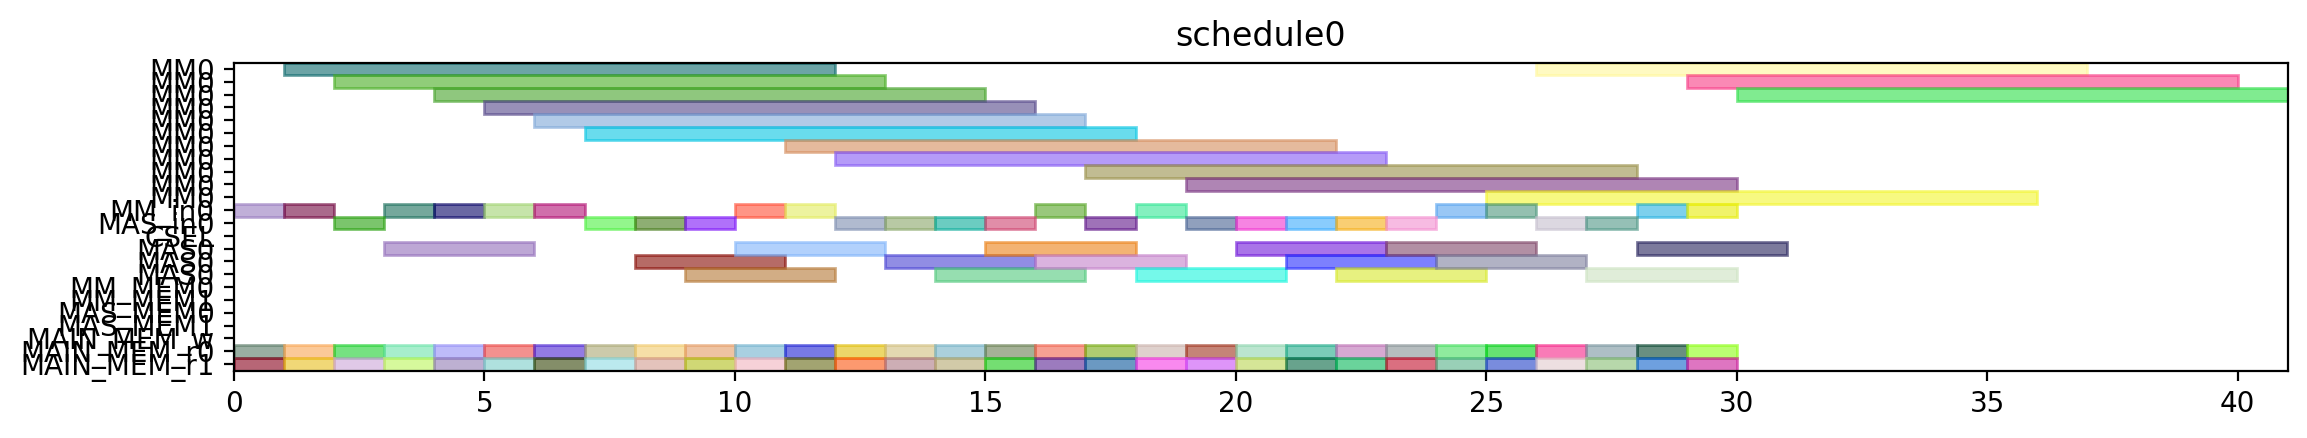

This chart was generated by the following Python code:
from pyschedule import Scenario, solvers, plotters, alt


def solve():
	horizon = 120
	S = Scenario("schedule0", horizon=horizon)

	# resource
	MM = S.Resources('MM', num=1, size=11)
	MM_in = S.Resources('MM_in', num=1)
	MAS_in = S.Resources('MAS_in', num=1)
	CSEL = S.Resource('CSEL')
	MAS = S.Resources('MAS', num=1, size=3, periods=range(1, horizon))
	MM_MEM = S.Resources('MM_MEM', num=2)
	MAS_MEM = S.Resources('MAS_MEM', num=2)
	MAIN_MEM_w = S.Resource('MAIN_MEM_w', size=1)
	MAIN_MEM_r = S.Resources('MAIN_MEM_r', num=2)

	# result of previous scheduling

	# new tasks
	r1_t0 = S.Task('r1_t0', length=11, delay_cost=1)
	r1_t0 += alt(MM)
	r1_t0_in = S.Task('r1_t0_in', length=1, delay_cost=1)
	r1_t0_in += alt(MM_in)
	S += r1_t0_in*MM_in[0]<=r1_t0*MM[0]
	r1_t0_mem0 = S.Task('r1_t0_mem0', length=1, delay_cost=1)
	r1_t0_mem0 += MAIN_MEM_r[0]
	S += r1_t0_mem0 <= r1_t0

	r1_t0_mem1 = S.Task('r1_t0_mem1', length=1, delay_cost=1)
	r1_t0_mem1 += MAIN_MEM_r[1]
	S += r1_t0_mem1 <= r1_t0

	r1_t1 = S.Task('r1_t1', length=11, delay_cost=1)
	r1_t1 += alt(MM)
	r1_t1_in = S.Task('r1_t1_in', length=1, delay_cost=1)
	r1_t1_in += alt(MM_in)
	S += r1_t1_in*MM_in[0]<=r1_t1*MM[0]
	r1_t1_mem0 = S.Task('r1_t1_mem0', length=1, delay_cost=1)
	r1_t1_mem0 += MAIN_MEM_r[0]
	S += r1_t1_mem0 <= r1_t1

	r1_t1_mem1 = S.Task('r1_t1_mem1', length=1, delay_cost=1)
	r1_t1_mem1 += MAIN_MEM_r[1]
	S += r1_t1_mem1 <= r1_t1

	r1_t2 = S.Task('r1_t2', length=3, delay_cost=1)
	r1_t2 += alt(MAS)
	r1_t2_in = S.Task('r1_t2_in', length=1, delay_cost=1)
	r1_t2_in += alt(MAS_in)
	S += r1_t2_in*MAS_in[0]<=r1_t2*MAS[0]

	r1_t2_mem0 = S.Task('r1_t2_mem0', length=1, delay_cost=1)
	r1_t2_mem0 += MAIN_MEM_r[0]
	S += r1_t2_mem0 <= r1_t2

	r1_t2_mem1 = S.Task('r1_t2_mem1', length=1, delay_cost=1)
	r1_t2_mem1 += MAIN_MEM_r[1]
	S += r1_t2_mem1 <= r1_t2

	r1_t3 = S.Task('r1_t3', length=3, delay_cost=1)
	r1_t3 += alt(MAS)
	r1_t3_in = S.Task('r1_t3_in', length=1, delay_cost=1)
	r1_t3_in += alt(MAS_in)
	S += r1_t3_in*MAS_in[0]<=r1_t3*MAS[0]

	r1_t3_mem0 = S.Task('r1_t3_mem0', length=1, delay_cost=1)
	r1_t3_mem0 += MAIN_MEM_r[0]
	S += r1_t3_mem0 <= r1_t3

	r1_t3_mem1 = S.Task('r1_t3_mem1', length=1, delay_cost=1)
	r1_t3_mem1 += MAIN_MEM_r[1]
	S += r1_t3_mem1 <= r1_t3

	r3_t0 = S.Task('r3_t0', length=11, delay_cost=1)
	r3_t0 += alt(MM)
	r3_t0_in = S.Task('r3_t0_in', length=1, delay_cost=1)
	r3_t0_in += alt(MM_in)
	S += r3_t0_in*MM_in[0]<=r3_t0*MM[0]
	r3_t0_mem0 = S.Task('r3_t0_mem0', length=1, delay_cost=1)
	r3_t0_mem0 += MAIN_MEM_r[0]
	S += r3_t0_mem0 <= r3_t0

	r3_t0_mem1 = S.Task('r3_t0_mem1', length=1, delay_cost=1)
	r3_t0_mem1 += MAIN_MEM_r[1]
	S += r3_t0_mem1 <= r3_t0

	r3_t1 = S.Task('r3_t1', length=11, delay_cost=1)
	r3_t1 += alt(MM)
	r3_t1_in = S.Task('r3_t1_in', length=1, delay_cost=1)
	r3_t1_in += alt(MM_in)
	S += r3_t1_in*MM_in[0]<=r3_t1*MM[0]
	r3_t1_mem0 = S.Task('r3_t1_mem0', length=1, delay_cost=1)
	r3_t1_mem0 += MAIN_MEM_r[0]
	S += r3_t1_mem0 <= r3_t1

	r3_t1_mem1 = S.Task('r3_t1_mem1', length=1, delay_cost=1)
	r3_t1_mem1 += MAIN_MEM_r[1]
	S += r3_t1_mem1 <= r3_t1

	r3_t2 = S.Task('r3_t2', length=3, delay_cost=1)
	r3_t2 += alt(MAS)
	r3_t2_in = S.Task('r3_t2_in', length=1, delay_cost=1)
	r3_t2_in += alt(MAS_in)
	S += r3_t2_in*MAS_in[0]<=r3_t2*MAS[0]

	r3_t2_mem0 = S.Task('r3_t2_mem0', length=1, delay_cost=1)
	r3_t2_mem0 += MAIN_MEM_r[0]
	S += r3_t2_mem0 <= r3_t2

	r3_t2_mem1 = S.Task('r3_t2_mem1', length=1, delay_cost=1)
	r3_t2_mem1 += MAIN_MEM_r[1]
	S += r3_t2_mem1 <= r3_t2

	r3_t3 = S.Task('r3_t3', length=3, delay_cost=1)
	r3_t3 += alt(MAS)
	r3_t3_in = S.Task('r3_t3_in', length=1, delay_cost=1)
	r3_t3_in += alt(MAS_in)
	S += r3_t3_in*MAS_in[0]<=r3_t3*MAS[0]

	r3_t3_mem0 = S.Task('r3_t3_mem0', length=1, delay_cost=1)
	r3_t3_mem0 += MAIN_MEM_r[0]
	S += r3_t3_mem0 <= r3_t3

	r3_t3_mem1 = S.Task('r3_t3_mem1', length=1, delay_cost=1)
	r3_t3_mem1 += MAIN_MEM_r[1]
	S += r3_t3_mem1 <= r3_t3

	r4_t0 = S.Task('r4_t0', length=11, delay_cost=1)
	r4_t0 += alt(MM)
	r4_t0_in = S.Task('r4_t0_in', length=1, delay_cost=1)
	r4_t0_in += alt(MM_in)
	S += r4_t0_in*MM_in[0]<=r4_t0*MM[0]
	r4_t0_mem0 = S.Task('r4_t0_mem0', length=1, delay_cost=1)
	r4_t0_mem0 += MAIN_MEM_r[0]
	S += r4_t0_mem0 <= r4_t0

	r4_t0_mem1 = S.Task('r4_t0_mem1', length=1, delay_cost=1)
	r4_t0_mem1 += MAIN_MEM_r[1]
	S += r4_t0_mem1 <= r4_t0

	r4_t1 = S.Task('r4_t1', length=11, delay_cost=1)
	r4_t1 += alt(MM)
	r4_t1_in = S.Task('r4_t1_in', length=1, delay_cost=1)
	r4_t1_in += alt(MM_in)
	S += r4_t1_in*MM_in[0]<=r4_t1*MM[0]
	r4_t1_mem0 = S.Task('r4_t1_mem0', length=1, delay_cost=1)
	r4_t1_mem0 += MAIN_MEM_r[0]
	S += r4_t1_mem0 <= r4_t1

	r4_t1_mem1 = S.Task('r4_t1_mem1', length=1, delay_cost=1)
	r4_t1_mem1 += MAIN_MEM_r[1]
	S += r4_t1_mem1 <= r4_t1

	r4_t2 = S.Task('r4_t2', length=3, delay_cost=1)
	r4_t2 += alt(MAS)
	r4_t2_in = S.Task('r4_t2_in', length=1, delay_cost=1)
	r4_t2_in += alt(MAS_in)
	S += r4_t2_in*MAS_in[0]<=r4_t2*MAS[0]

	r4_t2_mem0 = S.Task('r4_t2_mem0', length=1, delay_cost=1)
	r4_t2_mem0 += MAIN_MEM_r[0]
	S += r4_t2_mem0 <= r4_t2

	r4_t2_mem1 = S.Task('r4_t2_mem1', length=1, delay_cost=1)
	r4_t2_mem1 += MAIN_MEM_r[1]
	S += r4_t2_mem1 <= r4_t2

	r4_t3 = S.Task('r4_t3', length=3, delay_cost=1)
	r4_t3 += alt(MAS)
	r4_t3_in = S.Task('r4_t3_in', length=1, delay_cost=1)
	r4_t3_in += alt(MAS_in)
	S += r4_t3_in*MAS_in[0]<=r4_t3*MAS[0]

	r4_t3_mem0 = S.Task('r4_t3_mem0', length=1, delay_cost=1)
	r4_t3_mem0 += MAIN_MEM_r[0]
	S += r4_t3_mem0 <= r4_t3

	r4_t3_mem1 = S.Task('r4_t3_mem1', length=1, delay_cost=1)
	r4_t3_mem1 += MAIN_MEM_r[1]
	S += r4_t3_mem1 <= r4_t3

	r5_t0 = S.Task('r5_t0', length=11, delay_cost=1)
	r5_t0 += alt(MM)
	r5_t0_in = S.Task('r5_t0_in', length=1, delay_cost=1)
	r5_t0_in += alt(MM_in)
	S += r5_t0_in*MM_in[0]<=r5_t0*MM[0]
	r5_t0_mem0 = S.Task('r5_t0_mem0', length=1, delay_cost=1)
	r5_t0_mem0 += MAIN_MEM_r[0]
	S += r5_t0_mem0 <= r5_t0

	r5_t0_mem1 = S.Task('r5_t0_mem1', length=1, delay_cost=1)
	r5_t0_mem1 += MAIN_MEM_r[1]
	S += r5_t0_mem1 <= r5_t0

	r5_t1 = S.Task('r5_t1', length=11, delay_cost=1)
	r5_t1 += alt(MM)
	r5_t1_in = S.Task('r5_t1_in', length=1, delay_cost=1)
	r5_t1_in += alt(MM_in)
	S += r5_t1_in*MM_in[0]<=r5_t1*MM[0]
	r5_t1_mem0 = S.Task('r5_t1_mem0', length=1, delay_cost=1)
	r5_t1_mem0 += MAIN_MEM_r[0]
	S += r5_t1_mem0 <= r5_t1

	r5_t1_mem1 = S.Task('r5_t1_mem1', length=1, delay_cost=1)
	r5_t1_mem1 += MAIN_MEM_r[1]
	S += r5_t1_mem1 <= r5_t1

	r5_t2 = S.Task('r5_t2', length=3, delay_cost=1)
	r5_t2 += alt(MAS)
	r5_t2_in = S.Task('r5_t2_in', length=1, delay_cost=1)
	r5_t2_in += alt(MAS_in)
	S += r5_t2_in*MAS_in[0]<=r5_t2*MAS[0]

	r5_t2_mem0 = S.Task('r5_t2_mem0', length=1, delay_cost=1)
	r5_t2_mem0 += MAIN_MEM_r[0]
	S += r5_t2_mem0 <= r5_t2

	r5_t2_mem1 = S.Task('r5_t2_mem1', length=1, delay_cost=1)
	r5_t2_mem1 += MAIN_MEM_r[1]
	S += r5_t2_mem1 <= r5_t2

	r5_t3 = S.Task('r5_t3', length=3, delay_cost=1)
	r5_t3 += alt(MAS)
	r5_t3_in = S.Task('r5_t3_in', length=1, delay_cost=1)
	r5_t3_in += alt(MAS_in)
	S += r5_t3_in*MAS_in[0]<=r5_t3*MAS[0]

	r5_t3_mem0 = S.Task('r5_t3_mem0', length=1, delay_cost=1)
	r5_t3_mem0 += MAIN_MEM_r[0]
	S += r5_t3_mem0 <= r5_t3

	r5_t3_mem1 = S.Task('r5_t3_mem1', length=1, delay_cost=1)
	r5_t3_mem1 += MAIN_MEM_r[1]
	S += r5_t3_mem1 <= r5_t3

	r6_t0 = S.Task('r6_t0', length=11, delay_cost=1)
	r6_t0 += alt(MM)
	r6_t0_in = S.Task('r6_t0_in', length=1, delay_cost=1)
	r6_t0_in += alt(MM_in)
	S += r6_t0_in*MM_in[0]<=r6_t0*MM[0]
	r6_t0_mem0 = S.Task('r6_t0_mem0', length=1, delay_cost=1)
	r6_t0_mem0 += MAIN_MEM_r[0]
	S += r6_t0_mem0 <= r6_t0

	r6_t0_mem1 = S.Task('r6_t0_mem1', length=1, delay_cost=1)
	r6_t0_mem1 += MAIN_MEM_r[1]
	S += r6_t0_mem1 <= r6_t0

	r6_t1 = S.Task('r6_t1', length=11, delay_cost=1)
	r6_t1 += alt(MM)
	r6_t1_in = S.Task('r6_t1_in', length=1, delay_cost=1)
	r6_t1_in += alt(MM_in)
	S += r6_t1_in*MM_in[0]<=r6_t1*MM[0]
	r6_t1_mem0 = S.Task('r6_t1_mem0', length=1, delay_cost=1)
	r6_t1_mem0 += MAIN_MEM_r[0]
	S += r6_t1_mem0 <= r6_t1

	r6_t1_mem1 = S.Task('r6_t1_mem1', length=1, delay_cost=1)
	r6_t1_mem1 += MAIN_MEM_r[1]
	S += r6_t1_mem1 <= r6_t1

	r6_t2 = S.Task('r6_t2', length=3, delay_cost=1)
	r6_t2 += alt(MAS)
	r6_t2_in = S.Task('r6_t2_in', length=1, delay_cost=1)
	r6_t2_in += alt(MAS_in)
	S += r6_t2_in*MAS_in[0]<=r6_t2*MAS[0]

	r6_t2_mem0 = S.Task('r6_t2_mem0', length=1, delay_cost=1)
	r6_t2_mem0 += MAIN_MEM_r[0]
	S += r6_t2_mem0 <= r6_t2

	r6_t2_mem1 = S.Task('r6_t2_mem1', length=1, delay_cost=1)
	r6_t2_mem1 += MAIN_MEM_r[1]
	S += r6_t2_mem1 <= r6_t2

	r6_t3 = S.Task('r6_t3', length=3, delay_cost=1)
	r6_t3 += alt(MAS)
	r6_t3_in = S.Task('r6_t3_in', length=1, delay_cost=1)
	r6_t3_in += alt(MAS_in)
	S += r6_t3_in*MAS_in[0]<=r6_t3*MAS[0]

	r6_t3_mem0 = S.Task('r6_t3_mem0', length=1, delay_cost=1)
	r6_t3_mem0 += MAIN_MEM_r[0]
	S += r6_t3_mem0 <= r6_t3

	r6_t3_mem1 = S.Task('r6_t3_mem1', length=1, delay_cost=1)
	r6_t3_mem1 += MAIN_MEM_r[1]
	S += r6_t3_mem1 <= r6_t3

	r9_t2 = S.Task('r9_t2', length=3, delay_cost=1)
	r9_t2 += alt(MAS)
	r9_t2_in = S.Task('r9_t2_in', length=1, delay_cost=1)
	r9_t2_in += alt(MAS_in)
	S += r9_t2_in*MAS_in[0]<=r9_t2*MAS[0]

	r9_t2_mem0 = S.Task('r9_t2_mem0', length=1, delay_cost=1)
	r9_t2_mem0 += MAIN_MEM_r[0]
	S += r9_t2_mem0 <= r9_t2

	r9_t2_mem1 = S.Task('r9_t2_mem1', length=1, delay_cost=1)
	r9_t2_mem1 += MAIN_MEM_r[1]
	S += r9_t2_mem1 <= r9_t2

	r12_t0 = S.Task('r12_t0', length=11, delay_cost=1)
	r12_t0 += alt(MM)
	r12_t0_in = S.Task('r12_t0_in', length=1, delay_cost=1)
	r12_t0_in += alt(MM_in)
	S += r12_t0_in*MM_in[0]<=r12_t0*MM[0]
	r12_t0_mem0 = S.Task('r12_t0_mem0', length=1, delay_cost=1)
	r12_t0_mem0 += MAIN_MEM_r[0]
	S += r12_t0_mem0 <= r12_t0

	r12_t0_mem1 = S.Task('r12_t0_mem1', length=1, delay_cost=1)
	r12_t0_mem1 += MAIN_MEM_r[1]
	S += r12_t0_mem1 <= r12_t0

	r12_t1 = S.Task('r12_t1', length=11, delay_cost=1)
	r12_t1 += alt(MM)
	r12_t1_in = S.Task('r12_t1_in', length=1, delay_cost=1)
	r12_t1_in += alt(MM_in)
	S += r12_t1_in*MM_in[0]<=r12_t1*MM[0]
	r12_t1_mem0 = S.Task('r12_t1_mem0', length=1, delay_cost=1)
	r12_t1_mem0 += MAIN_MEM_r[0]
	S += r12_t1_mem0 <= r12_t1

	r12_t1_mem1 = S.Task('r12_t1_mem1', length=1, delay_cost=1)
	r12_t1_mem1 += MAIN_MEM_r[1]
	S += r12_t1_mem1 <= r12_t1

	r12_t2 = S.Task('r12_t2', length=3, delay_cost=1)
	r12_t2 += alt(MAS)
	r12_t2_in = S.Task('r12_t2_in', length=1, delay_cost=1)
	r12_t2_in += alt(MAS_in)
	S += r12_t2_in*MAS_in[0]<=r12_t2*MAS[0]

	r12_t2_mem0 = S.Task('r12_t2_mem0', length=1, delay_cost=1)
	r12_t2_mem0 += MAIN_MEM_r[0]
	S += r12_t2_mem0 <= r12_t2

	r12_t2_mem1 = S.Task('r12_t2_mem1', length=1, delay_cost=1)
	r12_t2_mem1 += MAIN_MEM_r[1]
	S += r12_t2_mem1 <= r12_t2

	r12_t3 = S.Task('r12_t3', length=3, delay_cost=1)
	r12_t3 += alt(MAS)
	r12_t3_in = S.Task('r12_t3_in', length=1, delay_cost=1)
	r12_t3_in += alt(MAS_in)
	S += r12_t3_in*MAS_in[0]<=r12_t3*MAS[0]

	r12_t3_mem0 = S.Task('r12_t3_mem0', length=1, delay_cost=1)
	r12_t3_mem0 += MAIN_MEM_r[0]
	S += r12_t3_mem0 <= r12_t3

	r12_t3_mem1 = S.Task('r12_t3_mem1', length=1, delay_cost=1)
	r12_t3_mem1 += MAIN_MEM_r[1]
	S += r12_t3_mem1 <= r12_t3

	r13_t0 = S.Task('r13_t0', length=11, delay_cost=1)
	r13_t0 += alt(MM)
	r13_t0_in = S.Task('r13_t0_in', length=1, delay_cost=1)
	r13_t0_in += alt(MM_in)
	S += r13_t0_in*MM_in[0]<=r13_t0*MM[0]
	r13_t0_mem0 = S.Task('r13_t0_mem0', length=1, delay_cost=1)
	r13_t0_mem0 += MAIN_MEM_r[0]
	S += r13_t0_mem0 <= r13_t0

	r13_t0_mem1 = S.Task('r13_t0_mem1', length=1, delay_cost=1)
	r13_t0_mem1 += MAIN_MEM_r[1]
	S += r13_t0_mem1 <= r13_t0

	r13_t1 = S.Task('r13_t1', length=11, delay_cost=1)
	r13_t1 += alt(MM)
	r13_t1_in = S.Task('r13_t1_in', length=1, delay_cost=1)
	r13_t1_in += alt(MM_in)
	S += r13_t1_in*MM_in[0]<=r13_t1*MM[0]
	r13_t1_mem0 = S.Task('r13_t1_mem0', length=1, delay_cost=1)
	r13_t1_mem0 += MAIN_MEM_r[0]
	S += r13_t1_mem0 <= r13_t1

	r13_t1_mem1 = S.Task('r13_t1_mem1', length=1, delay_cost=1)
	r13_t1_mem1 += MAIN_MEM_r[1]
	S += r13_t1_mem1 <= r13_t1

	r13_t2 = S.Task('r13_t2', length=3, delay_cost=1)
	r13_t2 += alt(MAS)
	r13_t2_in = S.Task('r13_t2_in', length=1, delay_cost=1)
	r13_t2_in += alt(MAS_in)
	S += r13_t2_in*MAS_in[0]<=r13_t2*MAS[0]

	r13_t2_mem0 = S.Task('r13_t2_mem0', length=1, delay_cost=1)
	r13_t2_mem0 += MAIN_MEM_r[0]
	S += r13_t2_mem0 <= r13_t2

	r13_t2_mem1 = S.Task('r13_t2_mem1', length=1, delay_cost=1)
	r13_t2_mem1 += MAIN_MEM_r[1]
	S += r13_t2_mem1 <= r13_t2

	r13_t3 = S.Task('r13_t3', length=3, delay_cost=1)
	r13_t3 += alt(MAS)
	r13_t3_in = S.Task('r13_t3_in', length=1, delay_cost=1)
	r13_t3_in += alt(MAS_in)
	S += r13_t3_in*MAS_in[0]<=r13_t3*MAS[0]

	r13_t3_mem0 = S.Task('r13_t3_mem0', length=1, delay_cost=1)
	r13_t3_mem0 += MAIN_MEM_r[0]
	S += r13_t3_mem0 <= r13_t3

	r13_t3_mem1 = S.Task('r13_t3_mem1', length=1, delay_cost=1)
	r13_t3_mem1 += MAIN_MEM_r[1]
	S += r13_t3_mem1 <= r13_t3

	r16_t3 = S.Task('r16_t3', length=3, delay_cost=1)
	r16_t3 += alt(MAS)
	r16_t3_in = S.Task('r16_t3_in', length=1, delay_cost=1)
	r16_t3_in += alt(MAS_in)
	S += r16_t3_in*MAS_in[0]<=r16_t3*MAS[0]

	r16_t3_mem0 = S.Task('r16_t3_mem0', length=1, delay_cost=1)
	r16_t3_mem0 += MAIN_MEM_r[0]
	S += r16_t3_mem0 <= r16_t3

	r16_t3_mem1 = S.Task('r16_t3_mem1', length=1, delay_cost=1)
	r16_t3_mem1 += MAIN_MEM_r[1]
	S += r16_t3_mem1 <= r16_t3

	solvers.mip.solve(S,msg=1,kind='CPLEX',ratio_gap=1.01)

	solution = [['hoge']*len(S.solution()[1]) for i in range(len(S.solution()))]
	for i in range(len(S.solution())):
		for j in range(len(S.solution()[i])):
			solution[i][j]=str(S.solution()[i][j])
	print(solution)

	cycles = int(solution[-1][3])

	pic_file_name = "/mnt/rose/usr1/fukuda/ABE/multiRAM_multiMAS_16mux/scheduling_result/stage11MM1_stage3MAS1/EP2_YRECOVER/schedule0.png"
	if(S.solution() != []):
		plotters.matplotlib.plot(S,img_filename=pic_file_name, show_task_labels=False, fig_size=(cycles*0.25+3, 2))

	return solution
